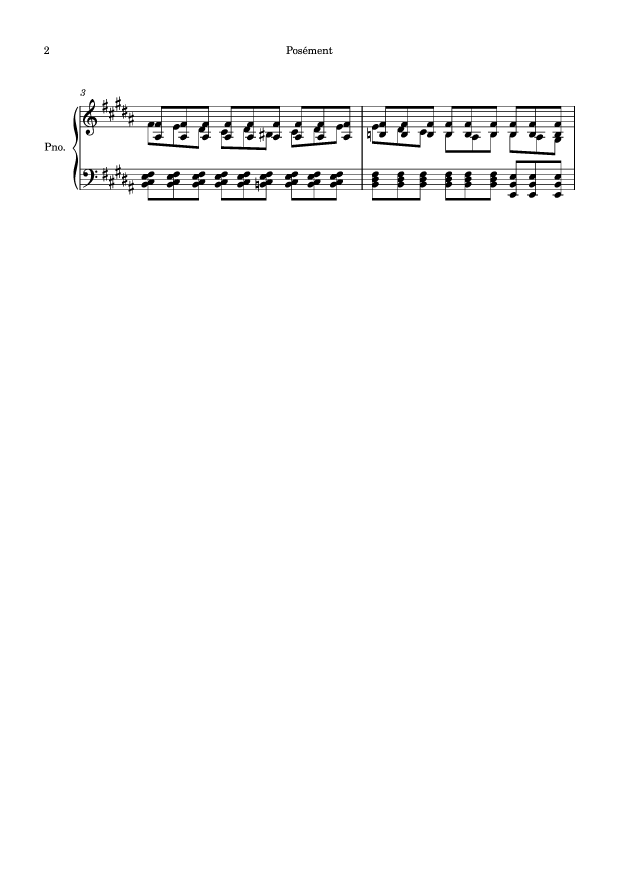
#> input picture input/Alkan - Posement-002.png, 2475 x 3504 px (shown at 1/4 size)
$ python main.py 'input/Alkan - Posement-002.png'
#> lines starting #> are read from the running program, lines starting #| are printed output that depends on the picture; after the words box and inside, x2 and y2 are one past the last pixel; in counts of white or black regions, pixels touching at a corner belong together
### segmentation.py
def segment_staves(img, grouped_staff_rows):

	# deve retornar uma lista de pares com os valores de inicio e fim de cada pentagrama

	staves_n = int(len(grouped_staff_rows)/5)
	staffspace_height = grouped_staff_rows[1][0] - grouped_staff_rows[0][0]

	bounds = []

	for i in range(staves_n):
		upper = grouped_staff_rows[i*5][0] - staffspace_height*4
		if upper < 0:
			upper = 0
		lower = grouped_staff_rows[i*5+4][-1] + staffspace_height*4
		if lower > len(img):
			lower = len(img)
		bounds.append([upper, lower])

	return bounds

### obj_detection.py
import os, sys, glob, time, itertools, joblib

import numpy as np
import cv2 as cv

from sklearn import svm
from skimage.feature import hog

from config import *
import helpers

def generate_model():

	n_data_per_path = []
	train_ims = []
	labels = []

	for i in range(len(paths)):

		n_data_found = 0

		for file_path in glob.glob(os.path.join('training_data', paths[i], "*")):
			n_data_found = n_data_found+1
			labels.append(i)
			im = cv.imread(file_path, cv.IMREAD_GRAYSCALE)
			resized = cv.resize(im, (32, 32))
			im_hog = hog(resized,
				orientations=hog_or,
				pixels_per_cell=hog_ppc,
				cells_per_block=hog_cpb)
			train_ims.append(im_hog)

		n_data_per_path.append(n_data_found)

	clf = svm.SVC()
	clf.fit(train_ims, labels)

	return clf

def find_objs(image):

	if not os.path.exists("model.svm"):

		print("Generating new model...")
		clf = generate_model()
		with open("model.svm", "wb") as f:
			joblib.dump(clf, f, protocol=5)
		print("New model generated at ./model.svm")

	else:

		print("Existing model found, loading...")
		with open("model.svm", "rb") as f:
			try:
				clf = joblib.load(f)
			except:
				print("Unable to load model.svm. Try deleting the file to generate a new model.")

	cropped_img, crop_x, crop_y = helpers.crop_whitespace(image)
	symbols = []

	#get_obj_boxes(clf, cropped_img, Symbols.rest_wholehalf.value)

	print("Detecting whole/half notes...")
	for box in get_obj_boxes(clf, cropped_img, Symbols.notehead_empty.value):
		flags = find_flags(cropped_img, box)
		symbols.append([Symbols.notehead_empty.value, crop_x+int((box[0]+box[2])/2), crop_y+int((box[1]+box[3])/2), flags])

	print("Detecting other notes...")
	for box in get_obj_boxes(clf, cropped_img, Symbols.notehead_full.value):
		flags = find_flags(cropped_img, box)
		symbols.append([Symbols.notehead_full.value, crop_x+int((box[0]+box[2])/2), crop_y+int((box[1]+box[3])/2), flags])

	for i in range(Symbols.rest_wholehalf.value, len(Symbols)):
		print(f"Detecting {symbol_names[i]}...")
		for box in get_obj_boxes(clf, cropped_img, i):
			symbols.append([i, crop_x+int((box[0]+box[2])/2), crop_y+int((box[1]+box[3])/2)])

	return symbols

# [174 lines left out: functions get_obj_boxes, combine_overlaps, find_flags, find_stem_dir, test_check_boxes, not called in this run]

### main.py
import os, sys
from statistics import fmean
import numpy as np
import cv2 as cv
from skimage.transform import rescale

from config import *
import helpers
import segmentation
import obj_detection
import notation_construction

def check_img(img):
	imgS = cv.resize(img, (int(len(img[0])/2), int(len(img)/2)))
	cv.imshow("Image", imgS);
	cv.waitKey(0)
	cv.destroyAllWindows()

if len(sys.argv) < 2:
	print("Please enter the image path as an argument.")
	sys.exit(0)

imgpath = sys.argv[1]
if not os.path.exists(imgpath):
	print("Invalid image path.")
	sys.exit(0)

visualize = False
for i in range(2, len(sys.argv)):
	if sys.argv[i] == "-v":
		visualize = True

img = cv.imread(imgpath, cv.IMREAD_GRAYSCALE)
#> img: shape (3504, 2475); 98.1% white; 21 black regions, largest, box (x1, y1, x2, y2) and area: (318, 386, 2300, 802) 155882, (291, 427, 313, 759) 2484, (1037, 510, 1058, 568) 508

# binarização

print("Binarizing image...")
th, img_bin = cv.threshold(img, 0, 255, cv.THRESH_BINARY+cv.THRESH_OTSU)
#> th = 0

# detecção de pautas

print("Detecting stafflines...")
hist = cv.reduce(np.float32(img_bin), 1, cv.REDUCE_SUM)
#> hist = 3504 values, max 631125 at index 0, min 122655 at index 507, mean 619312.8

staff_range = min(hist)*1.1 # numero magico... arrumar depois
#> staff_range = [134920.5]
staff_rows = []
for i in range(len(hist)):
	if hist[i] < staff_range:
		staff_rows.append(i)
#> after the loop, staff_rows = 25 values from 424 to 759

# agrupando valores da mesma pauta:

grouped_staff_rows = []
l = []

for n in staff_rows:

	if l == [] or n == l[-1] + 1:
		l.append(n)
	else:
		grouped_staff_rows.append(l)
		l = []
		l.append(n)
#> this loop made 25 passes
#> n on passes 1 to 12: 424, 425, 444, 445, 446, 465, 466, 467, 486, 487, 506, 507
#> after the loop, grouped_staff_rows = [[424, 425], [444, 445, 446], [465, 466, 467], [486, 487], [506, 507, 508], [675, 676, 677], [696, 697], [717, 718], [737, 738, 739]]

grouped_staff_rows.append(l)

if len(grouped_staff_rows) < 5:
	print("Unable to detect enough stafflines in image.")
	sys.exit(0)

bounds = segmentation.segment_staves(img_bin, grouped_staff_rows)
#> in segment_staves, `staves_n = int(len(grouped_staff_rows)/5)`: staves_n = 2
#> in segment_staves, `staffspace_height = grouped_staff_rows[1][0] - grouped_staff_rows[0][0]`: staffspace_height = 20
#> the loop in segment_staves, `for i in range(staves_n):` made 2 passes
#> after the loop in segment_staves, `for i in range(staves_n):`: bounds = [[344, 588], [595, 839]]
#> bounds = [[344, 588], [595, 839]]

adjusted_staff_rows = []
for i in range(len(bounds)):
	r = []
	for j in range(5):
		r.append([h-bounds[i][0] for h in grouped_staff_rows[i*5+j]])
	adjusted_staff_rows.append(r)
#> this loop made 2 passes
#> after the loop, adjusted_staff_rows = [[[80, 81], [100, 101, 102], [121, 122, 123], [142, 143], [162, 163, 164]], [[80, 81, 82], [101, 102], [122, 123], [142, 143, 144], [163, 164]]]

# calculando staffline_height e staffspace_height

sl_avg_heights = []
sl_thickness = []
for i in range(5):
	sl_thickness.append(len(adjusted_staff_rows[0][i]))
	sl_avg_heights.append(fmean(adjusted_staff_rows[0][i]))
#> after the loop, sl_avg_heights = [80.5, 101, 122, 142.5, 163]; sl_thickness = [2, 3, 3, 2, 3]

staffline_height = fmean(sl_thickness)
#> staffline_height = 2.6
staffspace_height = fmean(list(sl_avg_heights[i+1]-sl_avg_heights[i] for i in range(4)))
#> staffspace_height = 20.62

print(f"{len(adjusted_staff_rows)} staff/staves detected. Staffline height: {staffline_height}, Staffspace height: {staffspace_height}")
#| 2 staff/staves detected. Staffline height: 2.6, Staffspace height: 20.625

# setting scale value

scale = 20.625 / staffspace_height
#> scale = 1
print(scale)
#| 1.0

# remoção de pautas:

img_nosl = img_bin.copy()

for i in staff_rows:
	for j in range(0, len(img_nosl[0])):
		if img_nosl[i-1][j] == 255:
			img_nosl[i][j] = 255
#> this loop made 25 passes
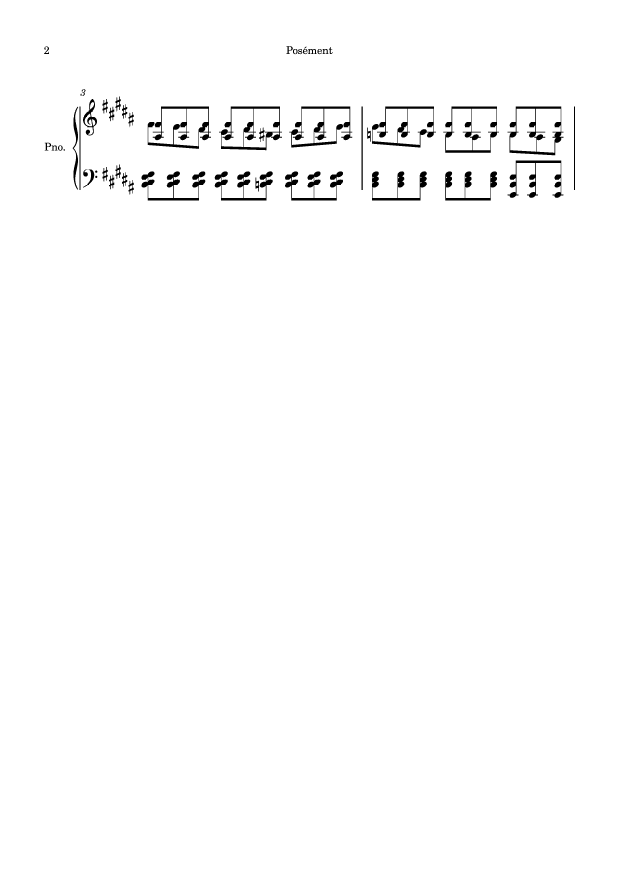
#> img_nosl: shape (3504, 2475) (shown at 1/4 size); 98.6% white; 49 black regions, largest, box (x1, y1, x2, y2) and area: (591, 426, 844, 595) 9852, (876, 426, 1128, 601) 9596, (1157, 426, 1409, 590) 9507

separated_staves = []
for b in bounds:
	separated_staves.append(img_nosl[b[0]:b[1]][:])
#> this loop made 2 passes
#> after the loop, separated_staves = 2 items

# recebendo listas de simbolos

print("Running symbol detection...")

scaled_staff = cv.resize(separated_staves[0], (0, 0), fx=scale, fy=scale, interpolation=cv.INTER_NEAREST)
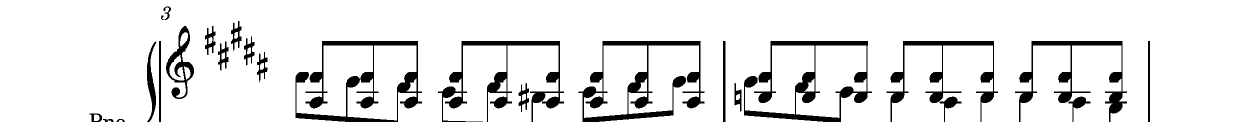
#> scaled_staff: shape (244, 2475) (shown at 1/2 size); 90.2% white; 24 black regions, largest, box (x1, y1, x2, y2) and area: (591, 82, 844, 244) 9480, (1157, 82, 1409, 244) 9475, (1488, 82, 1744, 244) 9124
#> (the run stopped early here; a loop or call above may not have finished)
